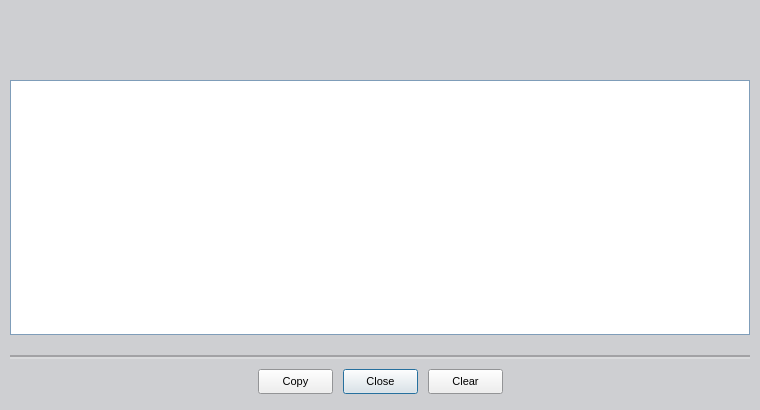
<ui version="4.0" >
 <author>Bret Jordan</author>
 <class>uiWindowLogs</class>
 <widget class="QDialog" name="uiWindowLogs" >
  <property name="geometry" >
   <rect>
    <x>0</x>
    <y>0</y>
    <width>760</width>
    <height>410</height>
   </rect>
  </property>
  <property name="minimumSize" >
   <size>
    <width>760</width>
    <height>410</height>
   </size>
  </property>
  <property name="maximumSize" >
   <size>
    <width>2048</width>
    <height>2048</height>
   </size>
  </property>
  <property name="windowTitle" >
   <string>Logs - XSupplicant</string>
  </property>
  <property name="windowIcon" >
   <iconset>icons/prod_color.png</iconset>
  </property>
  <layout class="QVBoxLayout" >
   <property name="spacing" >
    <number>0</number>
   </property>
   <property name="leftMargin" >
    <number>0</number>
   </property>
   <property name="topMargin" >
    <number>0</number>
   </property>
   <property name="rightMargin" >
    <number>0</number>
   </property>
   <property name="bottomMargin" >
    <number>0</number>
   </property>
   <item>
    <widget class="QFrame" name="backgroundBanner" >
     <property name="minimumSize" >
      <size>
       <width>500</width>
       <height>70</height>
      </size>
     </property>
     <property name="palette" >
      <palette>
       <active>
        <colorrole role="Base" >
         <brush brushstyle="SolidPattern" >
          <color alpha="255" >
           <red>255</red>
           <green>255</green>
           <blue>255</blue>
          </color>
         </brush>
        </colorrole>
        <colorrole role="Window" >
         <brush brushstyle="SolidPattern" >
          <color alpha="255" >
           <red>206</red>
           <green>207</green>
           <blue>210</blue>
          </color>
         </brush>
        </colorrole>
       </active>
       <inactive>
        <colorrole role="Base" >
         <brush brushstyle="SolidPattern" >
          <color alpha="255" >
           <red>255</red>
           <green>255</green>
           <blue>255</blue>
          </color>
         </brush>
        </colorrole>
        <colorrole role="Window" >
         <brush brushstyle="SolidPattern" >
          <color alpha="255" >
           <red>206</red>
           <green>207</green>
           <blue>210</blue>
          </color>
         </brush>
        </colorrole>
       </inactive>
       <disabled>
        <colorrole role="Base" >
         <brush brushstyle="SolidPattern" >
          <color alpha="255" >
           <red>206</red>
           <green>207</green>
           <blue>210</blue>
          </color>
         </brush>
        </colorrole>
        <colorrole role="Window" >
         <brush brushstyle="SolidPattern" >
          <color alpha="255" >
           <red>206</red>
           <green>207</green>
           <blue>210</blue>
          </color>
         </brush>
        </colorrole>
       </disabled>
      </palette>
     </property>
     <property name="autoFillBackground" >
      <bool>true</bool>
     </property>
     <property name="frameShape" >
      <enum>QFrame::NoFrame</enum>
     </property>
     <property name="frameShadow" >
      <enum>QFrame::Plain</enum>
     </property>
     <property name="lineWidth" >
      <number>0</number>
     </property>
     <layout class="QVBoxLayout" >
      <property name="spacing" >
       <number>0</number>
      </property>
      <property name="leftMargin" >
       <number>0</number>
      </property>
      <property name="topMargin" >
       <number>0</number>
      </property>
      <property name="rightMargin" >
       <number>0</number>
      </property>
      <property name="bottomMargin" >
       <number>0</number>
      </property>
      <item>
       <layout class="QHBoxLayout" >
        <property name="spacing" >
         <number>0</number>
        </property>
        <property name="leftMargin" >
         <number>0</number>
        </property>
        <property name="topMargin" >
         <number>0</number>
        </property>
        <property name="rightMargin" >
         <number>0</number>
        </property>
        <property name="bottomMargin" >
         <number>0</number>
        </property>
        <item>
         <spacer>
          <property name="orientation" >
           <enum>Qt::Horizontal</enum>
          </property>
          <property name="sizeHint" >
           <size>
            <width>70</width>
            <height>70</height>
           </size>
          </property>
         </spacer>
        </item>
        <item>
         <widget class="QLabel" name="uiBannerGraphicLeft" >
          <property name="minimumSize" >
           <size>
            <width>310</width>
            <height>70</height>
           </size>
          </property>
          <property name="maximumSize" >
           <size>
            <width>310</width>
            <height>70</height>
           </size>
          </property>
          <property name="lineWidth" >
           <number>0</number>
          </property>
          <property name="text" >
           <string/>
          </property>
          <property name="pixmap" >
           <pixmap>images/banner_left.png</pixmap>
          </property>
          <property name="alignment" >
           <set>Qt::AlignRight|Qt::AlignTrailing|Qt::AlignVCenter</set>
          </property>
         </widget>
        </item>
        <item>
         <widget class="QLabel" name="uiBannerGraphicRight" >
          <property name="minimumSize" >
           <size>
            <width>450</width>
            <height>70</height>
           </size>
          </property>
          <property name="maximumSize" >
           <size>
            <width>450</width>
            <height>70</height>
           </size>
          </property>
          <property name="lineWidth" >
           <number>0</number>
          </property>
          <property name="midLineWidth" >
           <number>0</number>
          </property>
          <property name="text" >
           <string/>
          </property>
          <property name="pixmap" >
           <pixmap>images/banner_right.png</pixmap>
          </property>
         </widget>
        </item>
        <item>
         <spacer>
          <property name="orientation" >
           <enum>Qt::Horizontal</enum>
          </property>
          <property name="sizeHint" >
           <size>
            <width>70</width>
            <height>70</height>
           </size>
          </property>
         </spacer>
        </item>
       </layout>
      </item>
     </layout>
    </widget>
   </item>
   <item>
    <widget class="QFrame" name="backgroundMain" >
     <property name="sizePolicy" >
      <sizepolicy vsizetype="Expanding" hsizetype="Expanding" >
       <horstretch>0</horstretch>
       <verstretch>0</verstretch>
      </sizepolicy>
     </property>
     <property name="minimumSize" >
      <size>
       <width>500</width>
       <height>275</height>
      </size>
     </property>
     <property name="palette" >
      <palette>
       <active>
        <colorrole role="Base" >
         <brush brushstyle="SolidPattern" >
          <color alpha="255" >
           <red>255</red>
           <green>255</green>
           <blue>255</blue>
          </color>
         </brush>
        </colorrole>
        <colorrole role="Window" >
         <brush brushstyle="SolidPattern" >
          <color alpha="255" >
           <red>206</red>
           <green>207</green>
           <blue>210</blue>
          </color>
         </brush>
        </colorrole>
       </active>
       <inactive>
        <colorrole role="Base" >
         <brush brushstyle="SolidPattern" >
          <color alpha="255" >
           <red>255</red>
           <green>255</green>
           <blue>255</blue>
          </color>
         </brush>
        </colorrole>
        <colorrole role="Window" >
         <brush brushstyle="SolidPattern" >
          <color alpha="255" >
           <red>206</red>
           <green>207</green>
           <blue>210</blue>
          </color>
         </brush>
        </colorrole>
       </inactive>
       <disabled>
        <colorrole role="Base" >
         <brush brushstyle="SolidPattern" >
          <color alpha="255" >
           <red>206</red>
           <green>207</green>
           <blue>210</blue>
          </color>
         </brush>
        </colorrole>
        <colorrole role="Window" >
         <brush brushstyle="SolidPattern" >
          <color alpha="255" >
           <red>206</red>
           <green>207</green>
           <blue>210</blue>
          </color>
         </brush>
        </colorrole>
       </disabled>
      </palette>
     </property>
     <property name="autoFillBackground" >
      <bool>true</bool>
     </property>
     <property name="frameShape" >
      <enum>QFrame::NoFrame</enum>
     </property>
     <property name="frameShadow" >
      <enum>QFrame::Plain</enum>
     </property>
     <property name="lineWidth" >
      <number>0</number>
     </property>
     <layout class="QVBoxLayout" >
      <property name="spacing" >
       <number>0</number>
      </property>
      <property name="leftMargin" >
       <number>10</number>
      </property>
      <property name="topMargin" >
       <number>10</number>
      </property>
      <property name="rightMargin" >
       <number>10</number>
      </property>
      <property name="bottomMargin" >
       <number>10</number>
      </property>
      <item>
       <widget class="QTextEdit" name="dataFieldLogWindow" >
        <property name="minimumSize" >
         <size>
          <width>480</width>
          <height>250</height>
         </size>
        </property>
        <property name="palette" >
         <palette>
          <active>
           <colorrole role="WindowText" >
            <brush brushstyle="SolidPattern" >
             <color alpha="255" >
              <red>127</red>
              <green>157</green>
              <blue>185</blue>
             </color>
            </brush>
           </colorrole>
          </active>
          <inactive>
           <colorrole role="WindowText" >
            <brush brushstyle="SolidPattern" >
             <color alpha="255" >
              <red>127</red>
              <green>157</green>
              <blue>185</blue>
             </color>
            </brush>
           </colorrole>
          </inactive>
          <disabled>
           <colorrole role="WindowText" >
            <brush brushstyle="SolidPattern" >
             <color alpha="255" >
              <red>119</red>
              <green>119</green>
              <blue>119</blue>
             </color>
            </brush>
           </colorrole>
          </disabled>
         </palette>
        </property>
        <property name="font" >
         <font>
          <pointsize>8</pointsize>
         </font>
        </property>
        <property name="frameShape" >
         <enum>QFrame::Box</enum>
        </property>
        <property name="frameShadow" >
         <enum>QFrame::Plain</enum>
        </property>
        <property name="undoRedoEnabled" >
         <bool>false</bool>
        </property>
        <property name="lineWrapMode" >
         <enum>QTextEdit::NoWrap</enum>
        </property>
        <property name="textInteractionFlags" >
         <set>Qt::TextBrowserInteraction</set>
        </property>
       </widget>
      </item>
     </layout>
    </widget>
   </item>
   <item>
    <widget class="QFrame" name="backgroundBottom" >
     <property name="minimumSize" >
      <size>
       <width>500</width>
       <height>20</height>
      </size>
     </property>
     <property name="palette" >
      <palette>
       <active>
        <colorrole role="Base" >
         <brush brushstyle="SolidPattern" >
          <color alpha="255" >
           <red>255</red>
           <green>255</green>
           <blue>255</blue>
          </color>
         </brush>
        </colorrole>
        <colorrole role="Window" >
         <brush brushstyle="SolidPattern" >
          <color alpha="255" >
           <red>206</red>
           <green>207</green>
           <blue>210</blue>
          </color>
         </brush>
        </colorrole>
       </active>
       <inactive>
        <colorrole role="Base" >
         <brush brushstyle="SolidPattern" >
          <color alpha="255" >
           <red>255</red>
           <green>255</green>
           <blue>255</blue>
          </color>
         </brush>
        </colorrole>
        <colorrole role="Window" >
         <brush brushstyle="SolidPattern" >
          <color alpha="255" >
           <red>206</red>
           <green>207</green>
           <blue>210</blue>
          </color>
         </brush>
        </colorrole>
       </inactive>
       <disabled>
        <colorrole role="Base" >
         <brush brushstyle="SolidPattern" >
          <color alpha="255" >
           <red>206</red>
           <green>207</green>
           <blue>210</blue>
          </color>
         </brush>
        </colorrole>
        <colorrole role="Window" >
         <brush brushstyle="SolidPattern" >
          <color alpha="255" >
           <red>206</red>
           <green>207</green>
           <blue>210</blue>
          </color>
         </brush>
        </colorrole>
       </disabled>
      </palette>
     </property>
     <property name="autoFillBackground" >
      <bool>true</bool>
     </property>
     <property name="frameShape" >
      <enum>QFrame::NoFrame</enum>
     </property>
     <property name="frameShadow" >
      <enum>QFrame::Plain</enum>
     </property>
     <layout class="QVBoxLayout" >
      <property name="spacing" >
       <number>0</number>
      </property>
      <property name="leftMargin" >
       <number>10</number>
      </property>
      <property name="topMargin" >
       <number>10</number>
      </property>
      <property name="rightMargin" >
       <number>10</number>
      </property>
      <property name="bottomMargin" >
       <number>10</number>
      </property>
      <item>
       <widget class="QFrame" name="hLineDark" >
        <property name="sizePolicy" >
         <sizepolicy vsizetype="Fixed" hsizetype="Preferred" >
          <horstretch>0</horstretch>
          <verstretch>0</verstretch>
         </sizepolicy>
        </property>
        <property name="minimumSize" >
         <size>
          <width>480</width>
          <height>2</height>
         </size>
        </property>
        <property name="palette" >
         <palette>
          <active>
           <colorrole role="WindowText" >
            <brush brushstyle="SolidPattern" >
             <color alpha="255" >
              <red>162</red>
              <green>162</green>
              <blue>165</blue>
             </color>
            </brush>
           </colorrole>
          </active>
          <inactive>
           <colorrole role="WindowText" >
            <brush brushstyle="SolidPattern" >
             <color alpha="255" >
              <red>162</red>
              <green>162</green>
              <blue>165</blue>
             </color>
            </brush>
           </colorrole>
          </inactive>
          <disabled>
           <colorrole role="WindowText" >
            <brush brushstyle="SolidPattern" >
             <color alpha="255" >
              <red>119</red>
              <green>119</green>
              <blue>119</blue>
             </color>
            </brush>
           </colorrole>
          </disabled>
         </palette>
        </property>
        <property name="frameShape" >
         <enum>QFrame::Box</enum>
        </property>
        <property name="frameShadow" >
         <enum>QFrame::Plain</enum>
        </property>
       </widget>
      </item>
      <item>
       <widget class="QFrame" name="hLineLight" >
        <property name="sizePolicy" >
         <sizepolicy vsizetype="Fixed" hsizetype="Preferred" >
          <horstretch>0</horstretch>
          <verstretch>0</verstretch>
         </sizepolicy>
        </property>
        <property name="minimumSize" >
         <size>
          <width>480</width>
          <height>2</height>
         </size>
        </property>
        <property name="palette" >
         <palette>
          <active>
           <colorrole role="WindowText" >
            <brush brushstyle="SolidPattern" >
             <color alpha="255" >
              <red>218</red>
              <green>219</green>
              <blue>221</blue>
             </color>
            </brush>
           </colorrole>
          </active>
          <inactive>
           <colorrole role="WindowText" >
            <brush brushstyle="SolidPattern" >
             <color alpha="255" >
              <red>218</red>
              <green>219</green>
              <blue>221</blue>
             </color>
            </brush>
           </colorrole>
          </inactive>
          <disabled>
           <colorrole role="WindowText" >
            <brush brushstyle="SolidPattern" >
             <color alpha="255" >
              <red>119</red>
              <green>119</green>
              <blue>119</blue>
             </color>
            </brush>
           </colorrole>
          </disabled>
         </palette>
        </property>
        <property name="frameShape" >
         <enum>QFrame::Box</enum>
        </property>
        <property name="frameShadow" >
         <enum>QFrame::Plain</enum>
        </property>
       </widget>
      </item>
      <item>
       <layout class="QHBoxLayout" >
        <property name="spacing" >
         <number>10</number>
        </property>
        <property name="leftMargin" >
         <number>10</number>
        </property>
        <property name="topMargin" >
         <number>10</number>
        </property>
        <property name="rightMargin" >
         <number>10</number>
        </property>
        <property name="bottomMargin" >
         <number>10</number>
        </property>
        <item>
         <spacer>
          <property name="orientation" >
           <enum>Qt::Horizontal</enum>
          </property>
          <property name="sizeHint" >
           <size>
            <width>40</width>
            <height>20</height>
           </size>
          </property>
         </spacer>
        </item>
        <item>
         <widget class="QPushButton" name="buttonCopy" >
          <property name="sizePolicy" >
           <sizepolicy vsizetype="Fixed" hsizetype="Fixed" >
            <horstretch>0</horstretch>
            <verstretch>0</verstretch>
           </sizepolicy>
          </property>
          <property name="minimumSize" >
           <size>
            <width>75</width>
            <height>25</height>
           </size>
          </property>
          <property name="maximumSize" >
           <size>
            <width>75</width>
            <height>25</height>
           </size>
          </property>
          <property name="font" >
           <font>
            <pointsize>8</pointsize>
           </font>
          </property>
          <property name="text" >
           <string>Copy</string>
          </property>
          <property name="shortcut" >
           <string/>
          </property>
          <property name="autoDefault" >
           <bool>false</bool>
          </property>
         </widget>
        </item>
        <item>
         <widget class="QPushButton" name="buttonClose" >
          <property name="sizePolicy" >
           <sizepolicy vsizetype="Fixed" hsizetype="Fixed" >
            <horstretch>0</horstretch>
            <verstretch>0</verstretch>
           </sizepolicy>
          </property>
          <property name="minimumSize" >
           <size>
            <width>75</width>
            <height>25</height>
           </size>
          </property>
          <property name="maximumSize" >
           <size>
            <width>75</width>
            <height>25</height>
           </size>
          </property>
          <property name="font" >
           <font>
            <pointsize>8</pointsize>
           </font>
          </property>
          <property name="text" >
           <string>Close</string>
          </property>
          <property name="shortcut" >
           <string>Ctrl+X</string>
          </property>
          <property name="default" >
           <bool>true</bool>
          </property>
         </widget>
        </item>
        <item>
         <widget class="QPushButton" name="buttonClear" >
          <property name="sizePolicy" >
           <sizepolicy vsizetype="Fixed" hsizetype="Fixed" >
            <horstretch>0</horstretch>
            <verstretch>0</verstretch>
           </sizepolicy>
          </property>
          <property name="minimumSize" >
           <size>
            <width>75</width>
            <height>25</height>
           </size>
          </property>
          <property name="maximumSize" >
           <size>
            <width>75</width>
            <height>25</height>
           </size>
          </property>
          <property name="font" >
           <font>
            <pointsize>8</pointsize>
           </font>
          </property>
          <property name="text" >
           <string>Clear</string>
          </property>
          <property name="autoDefault" >
           <bool>false</bool>
          </property>
         </widget>
        </item>
        <item>
         <spacer>
          <property name="orientation" >
           <enum>Qt::Horizontal</enum>
          </property>
          <property name="sizeHint" >
           <size>
            <width>40</width>
            <height>20</height>
           </size>
          </property>
         </spacer>
        </item>
       </layout>
      </item>
     </layout>
    </widget>
   </item>
  </layout>
 </widget>
 <tabstops>
  <tabstop>dataFieldLogWindow</tabstop>
  <tabstop>buttonCopy</tabstop>
  <tabstop>buttonClose</tabstop>
  <tabstop>buttonClear</tabstop>
 </tabstops>
 <resources/>
 <connections/>
</ui>
